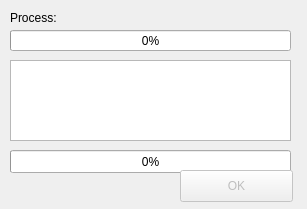
<?xml version="1.0" encoding="UTF-8"?>
<ui version="4.0">
 <class>processWindow</class>
 <widget class="QDialog" name="processWindow">
  <property name="geometry">
   <rect>
    <x>0</x>
    <y>0</y>
    <width>307</width>
    <height>209</height>
   </rect>
  </property>
  <property name="windowTitle">
   <string>Process</string>
  </property>
  <widget class="QProgressBar" name="progressBar">
   <property name="geometry">
    <rect>
     <x>10</x>
     <y>30</y>
     <width>281</width>
     <height>21</height>
    </rect>
   </property>
   <property name="value">
    <number>0</number>
   </property>
  </widget>
  <widget class="QLabel" name="label">
   <property name="geometry">
    <rect>
     <x>10</x>
     <y>10</y>
     <width>60</width>
     <height>16</height>
    </rect>
   </property>
   <property name="text">
    <string>Process:</string>
   </property>
  </widget>
  <widget class="QPlainTextEdit" name="plainTextEdit">
   <property name="geometry">
    <rect>
     <x>10</x>
     <y>60</y>
     <width>281</width>
     <height>81</height>
    </rect>
   </property>
  </widget>
  <widget class="QProgressBar" name="progressBar_2">
   <property name="geometry">
    <rect>
     <x>10</x>
     <y>150</y>
     <width>281</width>
     <height>23</height>
    </rect>
   </property>
   <property name="value">
    <number>0</number>
   </property>
  </widget>
  <widget class="QPushButton" name="pushButton">
   <property name="enabled">
    <bool>false</bool>
   </property>
   <property name="geometry">
    <rect>
     <x>180</x>
     <y>170</y>
     <width>113</width>
     <height>32</height>
    </rect>
   </property>
   <property name="text">
    <string>OK</string>
   </property>
  </widget>
 </widget>
 <resources/>
 <connections/>
</ui>
